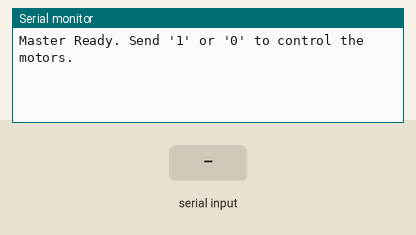
The sketch below on a simulated Arduino Uno, built with avr-gcc and run on an emulated ATmega328P. Parts: the last lines printed to the serial monitor. The test bench sets the inputs (shaded band). No radio packets arrive unless stated.

Above: at 1.2 s.
1.3 s: "1" received over Serial
At 1.7 s:
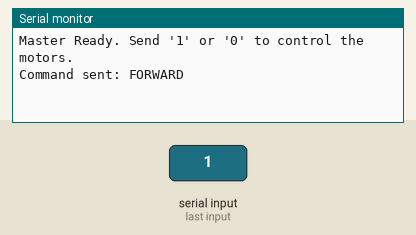
2.8 s: "0" received over Serial
At 4.0 s:
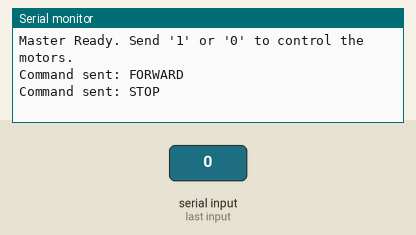
4.3 s: "2" received over Serial
At 5.2 s:
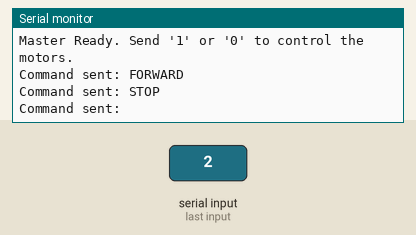

Measured:
- after the input at 1.3 s, the serial monitor: prints a new line at once (image 1)
- after the input at 2.8 s, the serial monitor: prints a new line at once (image 2)
- after the input at 4.3 s, the serial monitor: prints a new line at once (image 3)

The sketch:

sender-with-radio.ino
```cpp
//sender with radio
#include <SPI.h>
#include <nRF24L01.h>
#include <RF24.h>

#define CE_PIN 7
#define CSN_PIN 8

RF24 radio(CE_PIN, CSN_PIN);
const byte address[6] = "00001";

void setup() {
  Serial.begin(9600);
  if (!radio.begin()) {
    Serial.println("Radio hardware is not responding!");
    while (1); // Halt execution
  }
  radio.openWritingPipe(address);
  radio.setPALevel(RF24_PA_LOW);
  radio.stopListening(); // Set as transmitter
  Serial.println("Master Ready. Send '1' or '0' to control the motors.");
}

void loop() {
  if (Serial.available()) {
    char command = Serial.read(); // Read user input

    // Process valid commands: '1' or '0'
    if (command >= '0' && command <= '4') {
      bool success = radio.write(&command, sizeof(command)); // Send the command
      if (success) {
        Serial.print("Command sent: ");
        switch (command) {
          case '1':
            Serial.println("FORWARD");
            break;
          case '0':
            Serial.println("STOP");
            break;
        }
      } else {
        Serial.println("Failed to send command. Check receiver and connection.");
      }
    } else {
      Serial.println("Invalid command. Use only '1' or '0'.");
    }

    // Clear any remaining characters in the serial buffer
    while (Serial.available()) {
      Serial.read();
    }
  }
}
```
